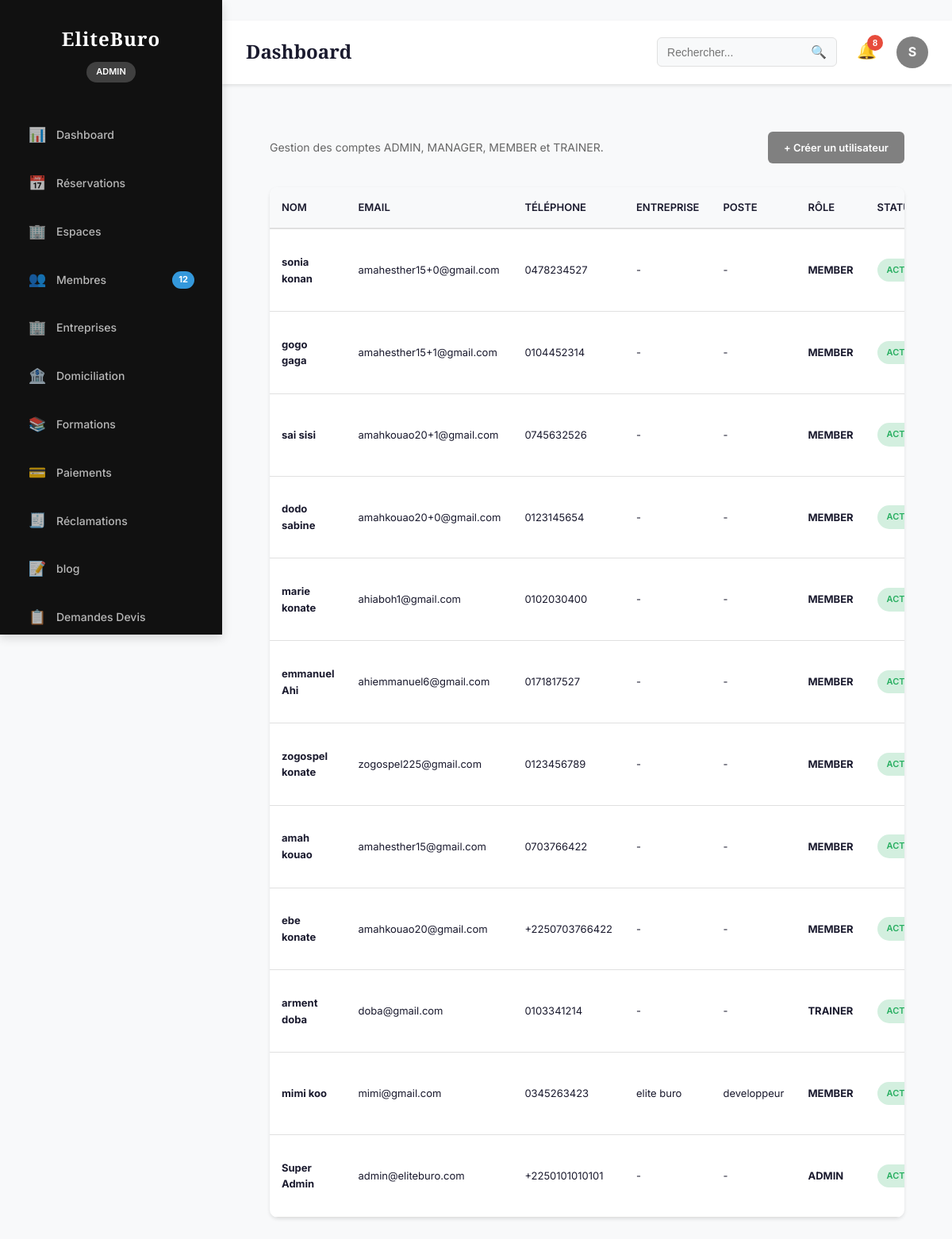
/dashboard/users/ (signed in), run on the app's committed database.
### accounts/models.py (models this page shows, shortened)
class User(AbstractUser):
    class Role(models.TextChoices):
        ADMIN = "ADMIN", "Administrateur"
        MANAGER = "MANAGER", "Gestionnaire"
        MEMBER = "MEMBER", "Membre"
        TRAINER = "TRAINER", "Formateur"
    username = None
    id = models.UUIDField(
        primary_key=True,
        default=uuid.uuid4,
        editable=False
    )
    email = models.EmailField(
        unique=True
    )
    first_name = models.CharField(
        max_length=150
    )
    last_name = models.CharField(
        max_length=150
    )
    phone_validator = RegexValidator(
        regex=r'^\+?[0-9]{8,15}$',
        message="Numéro de téléphone invalide."
    )
    phone = models.CharField(
        max_length=20,
        validators=[phone_validator],
        unique=True
    )
    avatar = models.ImageField(
        upload_to="users/avatar/",
        blank=True,
        null=True
    )
    role = models.CharField(
        max_length=20,
        choices=Role.choices,
        default=Role.MEMBER
    )
    company_name = models.CharField(
        max_length=255,
        blank=True
    )
    job_title = models.CharField(
        max_length=255,
        blank=True
    )
    birth_date = models.DateField(
        blank=True,
        null=True
    )
    gender = models.CharField(
        max_length=20,
        blank=True
    )
    website = models.URLField(
        blank=True
    )
    bio = models.TextField(
        blank=True
    )
    language = models.CharField(
        max_length=10,
        default="fr"
    )
    timezone = models.CharField(
        max_length=100,
        default="Africa/Abidjan"
    )
    is_email_verified = models.BooleanField(
        default=False
    )
    is_phone_verified = models.BooleanField(
        default=False
    )
    receive_email_notification = models.BooleanField(
        default=True
    )
    receive_sms_notification = models.BooleanField(
        default=True
    )
    receive_whatsapp_notification = models.BooleanField(
        default=True
    )
    last_activity = models.DateTimeField(
        null=True,
        blank=True
    )
    created_at = models.DateTimeField(
        auto_now_add=True
    )
    updated_at = models.DateTimeField(
        auto_now=True
    )
    USERNAME_FIELD = "email"
    REQUIRED_FIELDS = []
    objects = UserManager()
    class Meta:
        ordering = ["-created_at"]
        verbose_name = "Utilisateur"
        verbose_name_plural = "Utilisateurs"
    @property
    def full_name(self):
        return f"{self.first_name} {self.last_name}"

### dashboard/views.py (the view)
# urls.py: path("users/", AdminUsersView.as_view(), name="users"),
class AdminUsersView(AdminBaseView):
    template_name = "dashboard/admin/users.html"
    def get_context_data(self, **kwargs):
        context = super().get_context_data(**kwargs)
        context["users"] = User.objects.all().order_by("-created_at")
        return context

### dashboard/permissions.py (called while the page is built)
def is_admin_or_manager(user) -> bool:
    return getattr(user, "is_authenticated", False) and getattr(user, "role", None) in {User.Role.ADMIN, User.Role.MANAGER}

### dashboard/services.py (called while the page is built)
def get_admin_stats() -> DashboardStats:
    user_count = User.objects.count()
    reservation_count = Reservation.objects.count()
    income_total = (
        Reservation.objects.filter(statut="confirmed").aggregate(total=Sum("montant_total")).get("total")
        or Decimal("0")
    )
    formation_count = Formation.objects.count()
    domiciliation_count = DomiciliationRequest.objects.count()
    return DashboardStats(
        users=user_count,
        reservations=reservation_count,
        income_total=income_total,
        formations=formation_count,
        domiciliation_requests=domiciliation_count,
    )

def get_space_availability_summary(limit: int = 10) -> list[Dict[str, Any]]:
    total = Workspace.objects.count()
    available = Workspace.objects.filter(disponible=True).count()
    top = (
        Workspace.objects.select_related("categorie")
        .values("categorie__nom")
        .annotate(
            count=Count("id"),
            available_count=Count("id", filter=Q(disponible=True)),
        )
        .order_by("-available_count")[:limit]
    )
    return list(top)

def get_recent_activity(limit: int = 10):
    reservations = Reservation.objects.order_by("-created_at")[:limit]
    formations = Formation.objects.order_by("-created_at")[:limit]
    domiciliations = DomiciliationRequest.objects.order_by("-date_creation")[:limit]
    items = []
    for r in reservations:
        items.append(("Réservation", r.created_at, "dashboard_admin:reservations"))
    for f in formations:
        items.append(("Formation", f.created_at, "dashboard_admin:formations"))
    for d in domiciliations:
        items.append(("Domiciliation", d.date_creation, "dashboard_admin:domiciliation"))
    items.sort(key=lambda x: x[1], reverse=True)
    return items[:limit]

### dashboard/views.py (called while the page is built)
def admin_permission_guard(request: HttpRequest):
    if not is_admin_or_manager(request.user):
        raise PermissionDenied

    def dispatch(self, request: HttpRequest, *args, **kwargs):
        try:
            admin_permission_guard(request)
        except PermissionDenied:
            return HttpResponseForbidden("Accès réservé au back-office.")
        return super().dispatch(request, *args, **kwargs)

### templates/dashboard/admin/users.html (shortened to what this page needs)
{% extends 'layouts/base_admin.html' %}
{% block content %}
<div class="content">
    <div class="section-header">
        <div>
            <p style="color:var(--text-light);font-size:14px;">
                Gestion des comptes ADMIN, MANAGER, MEMBER et TRAINER.
            </p>
        </div>
        <a href="{% url 'dashboard_admin:user_create' %}"
           class="btn-primary">
            + Créer un utilisateur
        </a>
    </div>
    <div class="table-container">
        <table class="admin-table">
            <thead>
                <tr>
                    <th>
                        Nom
                    </th>
                    <th>
                        Email
                    </th>
                    <th>
                        Téléphone
                    </th>
                    <th>
                        Entreprise
                    </th>
                    <th>
                        Poste
                    </th>
                    <th>
                        Rôle
                    </th>
                    <th>
                        Statut
                    </th>
                </tr>
            </thead>
            <tbody>
            {% for u in users %}
                <tr>
                    <td>
                        <strong>
                            {{ u.full_name|default:u.email }}
                        </strong>
                    </td>
                    <td>
                        {{ u.email }}
                    </td>
                    <td>
                        {{ u.phone|default:"-" }}
                    </td>
                    <td>
                        {{ u.company_name|default:"-" }}
                    </td>
                    <td>
                        {{ u.job_title|default:"-" }}
                    </td>
                    <td>
                        <strong>
                            {{ u.role }}
                        </strong>
                    </td>
                    <td>
                        {% if u.is_active %}
                            <span class="status-badge confirmed">
                                Actif
                            </span>
                        {% else %}
                            <span class="status-badge cancelled">
                                Inactif
                            </span>
                        {% endif %}
                    </td>
                </tr>
            {% endfor %}
            </tbody>
        </table>
    </div>
</div>
{% endblock %}

### templates/partials/header.html (shortened to what this page needs)
<header class="top-bar">
    <div class="top-bar-left">
        <h1 class="page-title">
            {% block page_title %}
            Dashboard
            {% endblock %}
        </h1>
    </div>
    <div class="top-bar-right">
        <div class="search-box">
            <input
                type="text"
                class="search-input"
                placeholder="Rechercher...">
            <button class="search-btn">
                🔍
            </button>
        </div>
        <div class="notifications">
            <button class="notification-btn">
                🔔
                <span class="notification-count">
                    {{ recent_activity|length|default:0 }}
                </span>
            </button>
        </div>
        <div class="user-menu">
            <div class="user-avatar">
                {{ request.user.first_name|slice:":1"|default:"A" }}
            </div>
        </div>
    </div>
</header>

### static/css/admin.css (style rules this page uses)
:root { --primary-color: #808080; --secondary-color: #808080; --accent-color: #e94560; --success-color: #27ae60; --warning-color: #f39c12; --danger-color: #e74c3c; --info-color: #3498db; --light-bg: #f8f9fa; --border-color: #e0e0e0; --text-dark: #1a1a2e; --text-light: #666; --text-lighter: #999; --shadow-sm: 0 2px 4px rgba(0, 0, 0, 0.1); --shadow-md: 0 4px 12px rgba(0, 0, 0, 0.15); --shadow-lg: 0 8px 24px rgba(0, 0, 0, 0.2); --transition: all 0.3s ease; --sidebar-width: 280px; }
* { margin: 0; padding: 0; box-sizing: border-box; }
html { scroll-behavior: smooth; }
body { font-family: "Inter", "DM Sans", Arial, sans-serif; color: var(--text-dark); background-color: var(--light-bg); line-height: 1.6; display: block; }
h1, h2, h3, h4 { font-family: "Playfair Display", Georgia, serif; }
.top-bar { background: white; padding: 20px 30px; display: flex; justify-content: space-between; align-items: center; box-shadow: var(--shadow-sm); position: sticky; top: 0; z-index: 100; }
.top-bar-left { display: flex; align-items: center; gap: 20px; }
.page-title { font-size: 24px; font-weight: 700; color: var(--text-dark); }
.top-bar-right { display: flex; align-items: center; gap: 25px; }
.search-box { display: flex; align-items: center; background: var(--light-bg); border: 1px solid var(--border-color); border-radius: 6px; padding: 8px 12px; }
.search-input { flex: 1; border: none; background: transparent; font-size: 14px; outline: none; }
.search-btn { background: none; border: none; font-size: 16px; cursor: pointer; color: var(--text-lighter); }
.notifications { position: relative; }
.notification-btn { background: none; border: none; font-size: 20px; cursor: pointer; position: relative; }
.notification-count { position: absolute; top: -8px; right: -8px; background: var(--danger-color); color: white; width: 20px; height: 20px; border-radius: 50%; display: flex; align-items: center; justify-content: center; font-size: 11px; font-weight: 700; }
.user-menu { position: relative; }
.user-avatar { width: 40px; height: 40px; border-radius: 50%; background: var(--primary-color); color: white; display: flex; align-items: center; justify-content: center; font-weight: 700; cursor: pointer; }
.content { flex: 1; padding: 30px; overflow-y: auto; }
.section-header { display: flex; justify-content: space-between; align-items: center; margin-bottom: 30px; }
.btn-primary, .btn-secondary { padding: 10px 20px; border: none; border-radius: 6px; font-weight: 600; font-size: 13px; cursor: pointer; transition: var(--transition); }
.btn-primary { background: var(--primary-color); color: white; }
.table-container { background: white; border-radius: 10px; box-shadow: var(--shadow-sm); overflow: hidden; margin-bottom: 20px; }
.admin-table { width: 100%; border-collapse: collapse; }
.admin-table thead { background: var(--light-bg); border-bottom: 2px solid var(--border-color); }
.admin-table th { padding: 15px; text-align: left; font-weight: 600; font-size: 13px; color: var(--text-dark); text-transform: uppercase; }
.admin-table td { padding: 15px; border-bottom: 1px solid var(--border-color); font-size: 13px; }
.status-badge { display: inline-block; padding: 6px 12px; border-radius: 20px; font-size: 11px; font-weight: 600; text-transform: uppercase; }
.status-badge.confirmed { background: rgba(39, 174, 96, 0.2); color: var(--success-color); }
:root { --elite-navy:#0D2B55; --elite-gold:#C9A02C; --elite-success:#0B6B39; --elite-danger:#C0392B; --elite-warning:#E67E22; --elite-cream:#FAFAF7; }
a, a:hover, a:focus, a:active { text-decoration: none !important; }
.btn-primary, .btn-secondary, .btn-filter, .btn-action, .btn-create-reservation, .action-btn, .logout-btn, .nav-item { text-decoration: none !important; }

### data on the page
User: user.first_name "S", full_name "Super Admin", email "admin@eliteburo.com", phone "+2250101010101", company_name "-", job_title "-", role "ADMIN", is_active "ACTIF"
User: full_name "sonia konan", email "amahesther15+0@gmail.com", phone "0478234527", company_name "-", job_title "-", role "MEMBER", is_active "ACTIF"
User: full_name "gogo gaga", email "amahesther15+1@gmail.com", phone "0104452314", company_name "-", job_title "-", role "MEMBER", is_active "ACTIF"
User: full_name "sai sisi", email "amahkouao20+1@gmail.com", phone "0745632526", company_name "-", job_title "-", role "MEMBER", is_active "ACTIF"
User: full_name "dodo sabine", email "amahkouao20+0@gmail.com", phone "0123145654", company_name "-", job_title "-", role "MEMBER", is_active "ACTIF"
User: full_name "marie konate", email "ahiaboh1@gmail.com", phone "0102030400", company_name "-", job_title "-", role "MEMBER", is_active "ACTIF"
User: full_name "emmanuel Ahi", email "ahiemmanuel6@gmail.com", phone "0171817527", company_name "-", job_title "-", role "MEMBER", is_active "ACTIF"
User: full_name "zogospel konate", email "zogospel225@gmail.com", phone "0123456789", company_name "-", job_title "-", role "MEMBER", is_active "ACTIF"
User: full_name "amah kouao", email "amahesther15@gmail.com", phone "0703766422", company_name "-", job_title "-", role "MEMBER", is_active "ACTIF"
User: full_name "ebe konate", email "amahkouao20@gmail.com", phone "+2250703766422", company_name "-", job_title "-", role "MEMBER", is_active "ACTIF"
User: full_name "arment doba", email "doba@gmail.com", phone "0103341214", company_name "-", job_title "-", role "TRAINER", is_active "ACTIF"
User: full_name "mimi koo", email "mimi@gmail.com", phone "0345263423", company_name "elite buro", job_title "developpeur", role "MEMBER", is_active "ACTIF"

### other printed values
{{ stats.users|default_if_none:0 }} "12"
{{ recent_activity|length|default:0 }} "8"
